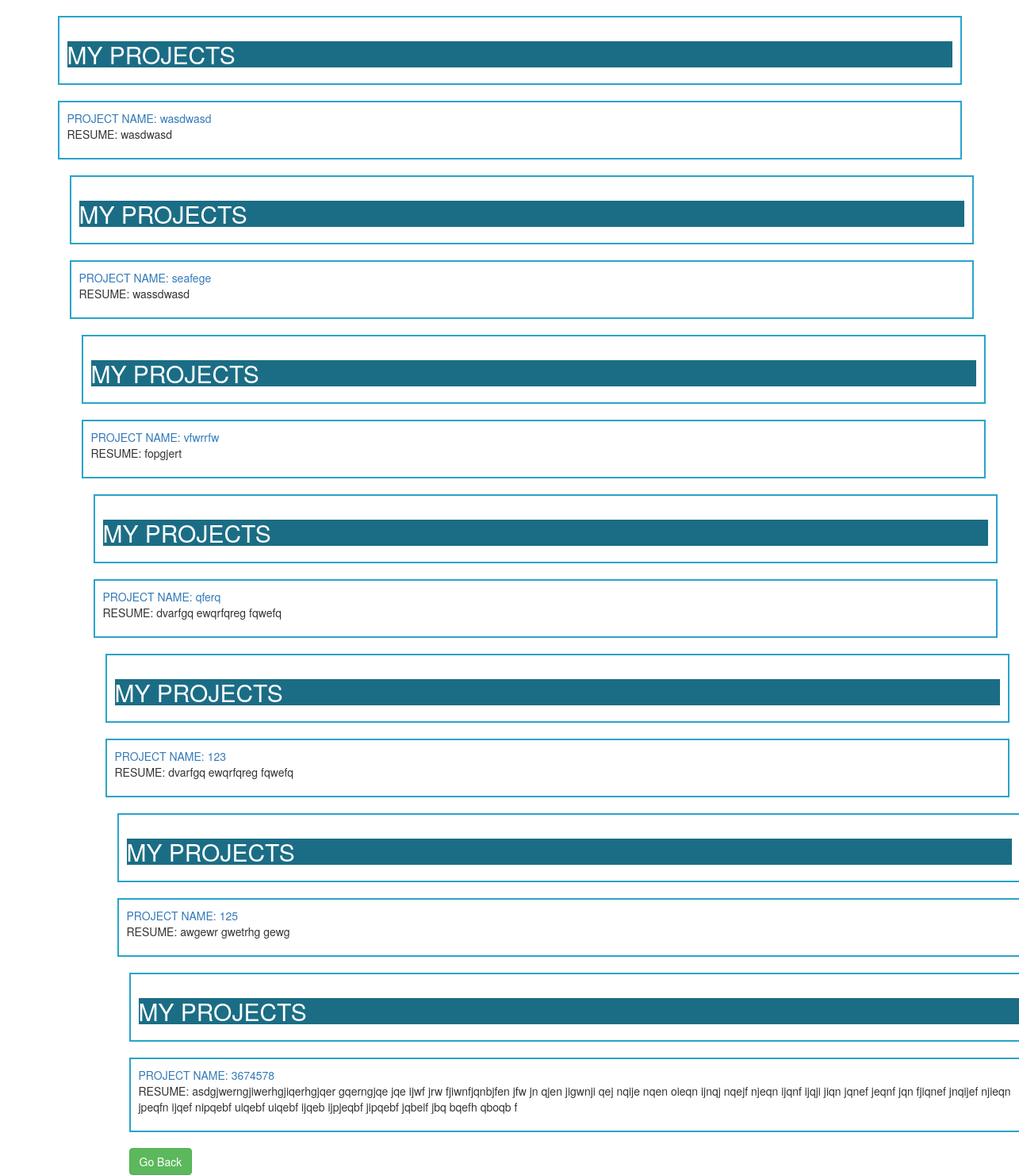
/posts/show/ (signed in), run on the app's committed database.
### posts/models.py (models this page shows)
class Project(models.Model):
    user=models.ForeignKey(User, on_delete=models.CASCADE)
    projectname=models.CharField(max_length=100)
    description=models.CharField(max_length=2000)
    value=models.DecimalField(max_digits=12, decimal_places=2)

### posts/views.py (the view)
@csrf_protect
def show(request):
    user=request.user
    template = get_template('emprendedor/show.html')
    variables = {'projects':Project.objects.filter(user=user)}
    return HttpResponse(template.render(variables,request))

### posts/templates/emprendedor/show.html (shortened to what this page needs)
{% extends "base.html" %}
{% block content %}
{% if projects.count > 0 %}
{% for project in projects%}
<link href="https://maxcdn.bootstrapcdn.com/bootstrap/3.3.7/css/bootstrap.min.css" rel="stylesheet" type="text/css"/>
<div class="container" >
  <div class="solid">
      <div style="background-color:#1b6d85"> <h2 style="color:white">MY PROJECTS</h2> </div>
  </div>
<br>
<div class = "solid">
  <a href="/posts/project/{{project.id}}/">PROJECT NAME: {{ project.projectname }}</a></h1>
  <p>RESUME: {{ project.description |truncatewords:"200"}}</p>
</div>
<br>
{% endfor %}
{% else %}
<p>You don't have any projects</p>
{% endif %}
<input type="button" onclick=" location.href='/posts/home' " value="Go Back" name="boton" class="btn btn-success boton"/>
</div>
{% endblock %}

### posts/templates/base.html (shortened to what this page needs)
<!DOCTYPE html PUBLIC "-//W3C//DTD XHTML 1.0 Transitional//EN" "http://www.w3.org/TR/xhtml1/DTD/xhtml1-transitional.dtd">
<html>
    <head>
    </head>
    <body>
        {% block content %}{% endblock %}
    </body>
</html>

### posts/templates/emprendedor/show.html (style rules this page uses)
div.solid { border-top: 2px #28a4c9 solid; border-left: 2px #28a4c9 solid; border-right: 2px #28a4c9 solid; border-bottom: 2px #28a4c9 solid; background-color: white; padding: 10px; }
body { background-image: url(https://www.textures.com/system/categories/2375/frontend-large.jpg); }

### data on the page
Project: projectname "wasdwasd", description "wasdwasd"
Project: projectname "seafege", description "wassdwasd"
Project: projectname "vfwrrfw", description "fopgjert"
Project: projectname "qferq", description "dvarfgq ewqrfqreg fqwefq"
Project: projectname "123", description "dvarfgq ewqrfqreg fqwefq"
Project: projectname "125", description "awgewr gwetrhg gewg"
Project: projectname "3674578", description "asdgjwerngjiwerhgjiqerhgjqer gqerngjqe jqe ijwf jrw fjiwnfjqnbjfen jfw jn qjen jigwnji qej nqije nqen oieqn ijnqj nqejf njeqn ijqnf ijqji jiqn jqnef jeqnf jqn fjiqnef jnqijef njieqn jpeqfn ijqef nipqebf uiqebf uiqebf ijqeb ijpjeqbf jipqebf jqbeif jbq bqefh qboqb f"
